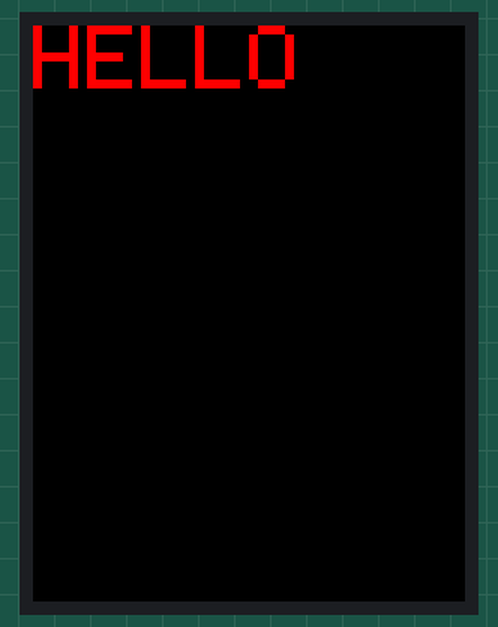
A sketch run on a simulated ESP32. Shown: 96×128 colour display. What the sketch prints to the serial monitor is not drawn.

Above: at 0.6 s.
At 3.6 s:
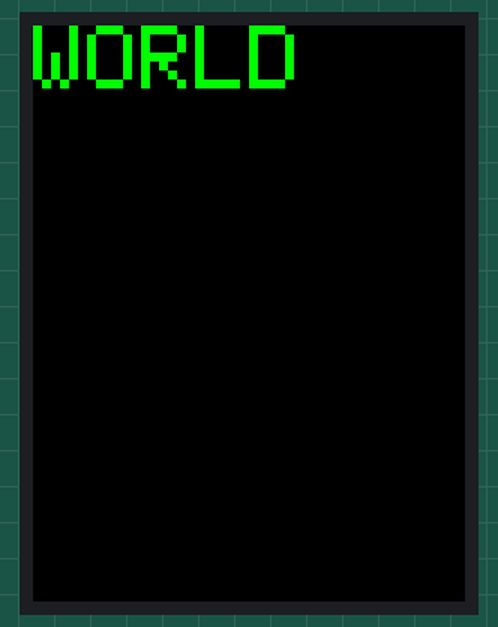
At 6.6 s:
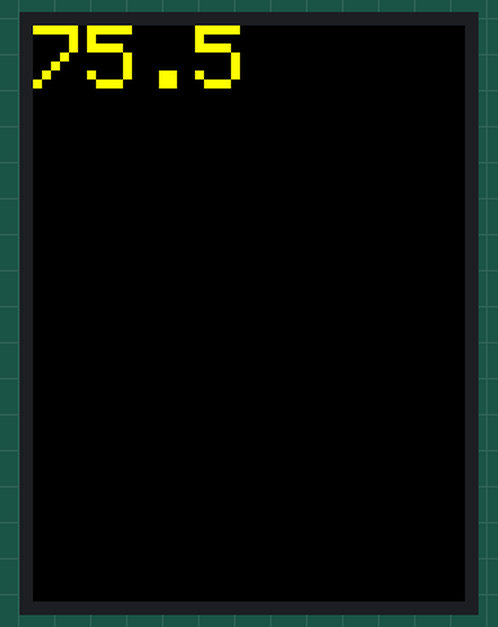
At 9.6 s:
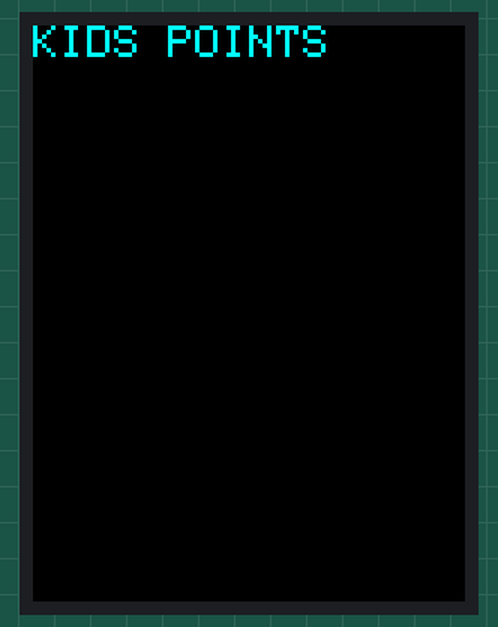

Measured:
- by itself, everything shown: repeats every 12.0 s, in 4 steps
- what the display in image 0 shows lasts 3.0 s, from 0.5 s to 3.5 s

The sketch:

fill_test.ino
```cpp
// v26: v25 配法 + 文字测试 (字号 2, 跟店家 HUB75E.txt L48 setTextSize(2) 一致)
//  v25 修好 (整屏 1 色 fillScreen 循环)
//  v26 验证: 字号 2 文字能不能在屏上正确显示
//  配法 = v2.0.7 店家伙 100% 复刻

#include <ESP32-VirtualMatrixPanel-I2S-DMA.h>

#define PANEL_RES_X 96
#define PANEL_RES_Y 64
#define PIN_E 16
#define NUM_ROWS 2
#define NUM_COLS 1
#define PANEL_CHAIN NUM_ROWS*NUM_COLS
#define SERPENT false
#define TOPDOWN false

MatrixPanel_I2S_DMA *dma_display = nullptr;
VirtualMatrixPanel  *virtualDisp = nullptr;

int bright_ness = 80;

void setup() {
  Serial.begin(115200);
  delay(500);
  Serial.println("\n=== fill_test v26 (2026-06-19) - 文字测试, 字号 2 (跟店家一致) ===");

  HUB75_I2S_CFG mxconfig(PANEL_RES_X, PANEL_RES_Y, PANEL_CHAIN);
  mxconfig.gpio.e = PIN_E;
  dma_display = new MatrixPanel_I2S_DMA(mxconfig);
  dma_display->setBrightness8(bright_ness);
  if (not dma_display->begin()) {
    Serial.println("KABOOM!"); while (true) delay(1000);
  }
  virtualDisp = new VirtualMatrixPanel(
    (*dma_display), NUM_ROWS, NUM_COLS,
    PANEL_RES_X, PANEL_RES_Y, SERPENT, TOPDOWN
  );
  virtualDisp->fillScreen(virtualDisp->color444(0, 0, 0));
  Serial.println("[init] ready");
}

void loop() {
  // 字号 2 (店家 HUB75E.txt 用这个) 文字 HELLO
  virtualDisp->fillScreen(virtualDisp->color444(0, 0, 0));
  virtualDisp->setTextSize(2);
  virtualDisp->setTextColor(virtualDisp->color444(15, 0, 0));  // RED
  virtualDisp->setCursor(0, 0);
  virtualDisp->print("HELLO");
  Serial.println("[loop] HELLO size=2 RED");
  delay(3000);

  virtualDisp->fillScreen(virtualDisp->color444(0, 0, 0));
  virtualDisp->setTextSize(2);
  virtualDisp->setTextColor(virtualDisp->color444(0, 15, 0));  // GREEN
  virtualDisp->setCursor(0, 0);
  virtualDisp->print("WORLD");
  Serial.println("[loop] WORLD size=2 GREEN");
  delay(3000);

  virtualDisp->fillScreen(virtualDisp->color444(0, 0, 0));
  virtualDisp->setTextSize(2);
  virtualDisp->setTextColor(virtualDisp->color444(15, 15, 0));  // YELLOW
  virtualDisp->setCursor(0, 0);
  virtualDisp->print("75.5");
  Serial.println("[loop] 75.5 size=2 YELLOW");
  delay(3000);

  // 字号 1 小字
  virtualDisp->fillScreen(virtualDisp->color444(0, 0, 0));
  virtualDisp->setTextSize(1);
  virtualDisp->setTextColor(virtualDisp->color444(0, 15, 15));  // CYAN
  virtualDisp->setCursor(0, 0);
  virtualDisp->print("KIDS POINTS");
  Serial.println("[loop] KIDS POINTS size=1 CYAN");
  delay(3000);
}
```
